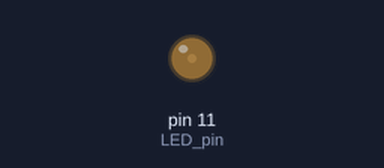
Simulated run of this sketch. Board: Arduino Uno, built with avr-gcc and run on an emulated ATmega328P. Shown: output pins drawn as LEDs (lit = HIGH).

Above: at 0.05 s.
At 1.25 s:
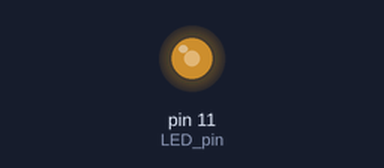
At 2.15 s:
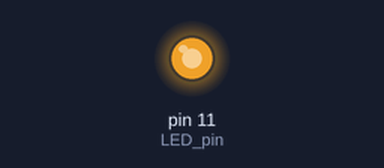
At 4.3 s:
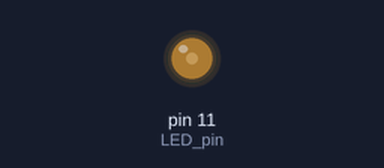
Timing chart, 0 to 6.5 s (numbered marks = the images above):
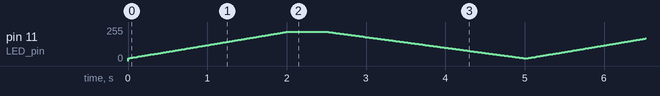

The sketch:

lightbreathlongcode.ino
```cpp
// File: LED_linear_levels_if_global.pde
//
// Use PWM to control the brightness of an LED.
// Pattern is a linear ramp up to a constant, followed by a linear decrease
// back to the starting intensity. Repeat indefinitely. Timing is controlled
// by a single loop. Switching between phases is determined with "if" statements
// that check the current (estimate of) time. Timing is still imprecise because the
// use of loop delays ignores time spent executing commands other than delay().
// Timing and ramp parameters are declared as gobal variables so they can be computed
// once at startup. This removes unecessary computation from the loop function.
//
// Gerald Recktenwald, gerry@me.pdx.edu, 20 August 2011
int LED_pin = 11; // must be one of 3, 5, 6, 9, 10 or 11
int Vmin=20, Vmax=220, ncycle, dtwait; // Min & max of ramps, total cycles, loop delay
double ain, bin, aex, bex; // Slopes and intercepts of linear output functions
double dt, dtin, dtpause, dtex, t, t3; // Timing parameters
// -------------
void setup() {
pinMode(LED_pin, OUTPUT); // Initialize pin for output
dt = 0.01; // Time step (seconds). Should be >= 10 milliseconds
dtwait = dt*1000; // Loop delay (milliseconds) corresponding to dt
dtin = 2.0; // Time interval for inhale (seconds)
dtpause = 0.5; // Time interval for pause after inhale (seconds)
dtex = 2.5; // Time intervalfor exhale (seconds)
t3 = dtin + dtpause; // Time at end of the pause (seconds)
ncycle = ( dtin + dtpause + dtex ) / dt; // Total time steps in a cycle
// -- Use other time interval and range parameters to compute slopes and intercepts of v(t)
ain = double(Vmax - Vmin)/dtin; // Slope during inhale
bin = double(Vmin); // Intercept during inhale
aex = double(Vmin - Vmax)/dtex; // Slope during exhale
bex = double(Vmax) - aex*t3; // Intercept during exhale
}
// -------------
void loop() {
int i, v;
double t;
t = 0.0;
for ( i=1; i<=ncycle; i++ ) {
t += dt;
if ( t <= dtin ) {
v = int( ain*t + bin );
} else if ( t <= t3 ) {
v = Vmax;
} else {
v = int( aex*t + bex );
}
analogWrite(LED_pin, v);
delay(dtwait);
}
}
```
